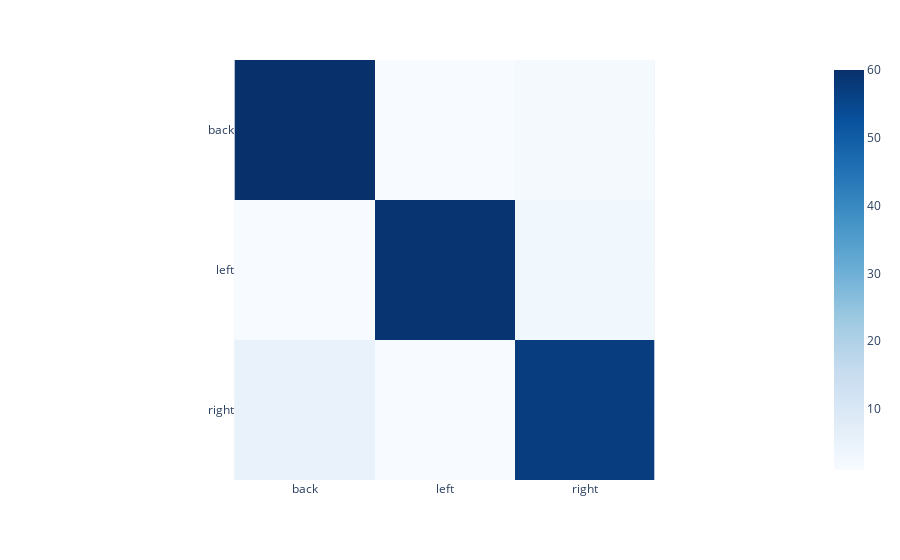

Source (notebook cell):
### Code cell
# Create a confusion matrix
confusion_matrix = tf.math.confusion_matrix(labels=y_total_max, predictions=y_pred_max).numpy()
# Create a dataframe from the confusion matrix
confusion_matrix = pd.DataFrame(confusion_matrix, index=['back', 'left', 'right'], columns=['back', 'left', 'right'])
# Plot the confusion matrix
px.imshow(confusion_matrix, color_continuous_scale='Blues')

### Figure 1 — Plotly figure (JSON) as saved in the notebook; plotly's stock layout.template omitted (floating-point values rounded to 4 significant figures)
{"data": [{"coloraxis": "coloraxis", "hovertemplate": "x: %{x}<br>y: %{y}<br>color: %{z}<extra></extra>", "name": "0", "type": "heatmap", "x": ["back", "left", "right"], "xaxis": "x", "y": ["back", "left", "right"], "yaxis": "y", "z": [[60, 1, 2], [1, 59, 3], [5, 1, 57]]}], "layout": {"coloraxis": {"colorscale": [[0, "rgb(247,251,255)"], [0.125, "rgb(222,235,247)"], [0.25, "rgb(198,219,239)"], [0.375, "rgb(158,202,225)"], [0.5, "rgb(107,174,214)"], [0.625, "rgb(66,146,198)"], [0.75, "rgb(33,113,181)"], [0.875, "rgb(8,81,156)"], [1, "rgb(8,48,107)"]]}, "margin": {"t": 60}, "xaxis": {"anchor": "y", "constrain": "domain", "domain": [0, 1], "scaleanchor": "y"}, "yaxis": {"anchor": "x", "autorange": "reversed", "constrain": "domain", "domain": [0, 1]}}}
